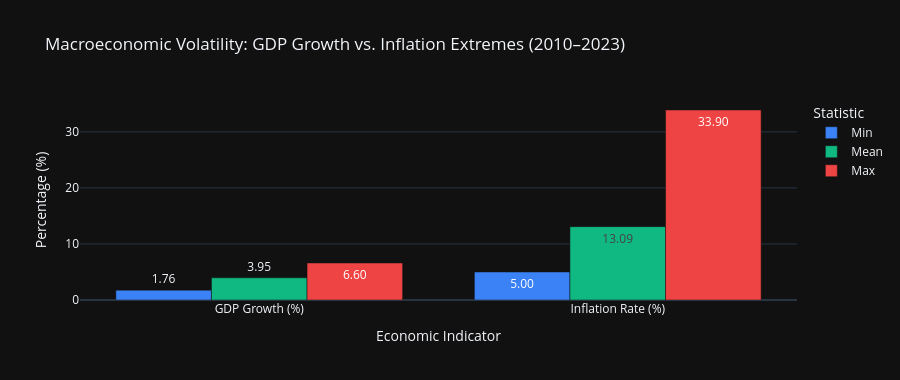

Notebook code cell kept with this figure:
### Markdown cell above
### 3.2 Macroeconomic Extremes: GDP Growth vs. Inflation Volatility
We evaluate the 14-year macroeconomic climate to contrast stable GDP growth against severe inflationary shocks.

### Code cell
# Macroeconomic descriptive summary
macro_summary = df.groupby('year').agg({'gdp_growth': 'mean', 'inflation': 'mean', 'pm2_5': 'mean'}).reset_index()
macro_stats = pd.DataFrame({
    'Metric': ['GDP Growth (%)', 'Inflation Rate (%)', 'PM2.5 Pollution (µg/m³)'],
    'Mean': [macro_summary['gdp_growth'].mean(), macro_summary['inflation'].mean(), macro_summary['pm2_5'].mean()],
    'Min': [macro_summary['gdp_growth'].min(), macro_summary['inflation'].min(), macro_summary['pm2_5'].min()],
    'Max': [macro_summary['gdp_growth'].max(), macro_summary['inflation'].max(), macro_summary['pm2_5'].max()],
    'Range (Volatility)': [macro_summary['gdp_growth'].max() - macro_summary['gdp_growth'].min(),
                           macro_summary['inflation'].max() - macro_summary['inflation'].min(),
                           macro_summary['pm2_5'].max() - macro_summary['pm2_5'].min()]
})

print("=== Macroeconomic & Environmental Extremes ===")
display(macro_stats.round(2))

# Graph: Bar chart comparing Min, Mean, and Max for GDP and Inflation
macro_melted = macro_stats.iloc[0:2].melt(id_vars=['Metric'], value_vars=['Min', 'Mean', 'Max'], var_name='Statistic', value_name='Percentage')
fig_macro = px.bar(macro_melted, x='Metric', y='Percentage', color='Statistic', barmode='group',
                   title="Macroeconomic Volatility: GDP Growth vs. Inflation Extremes (2010–2023)",
                   labels={'Percentage': 'Percentage (%)', 'Metric': 'Economic Indicator'},
                   color_discrete_sequence=["#3b82f6", "#10b981", "#ef4444"], text_auto='.2f')
fig_macro.update_layout(height=380)
fig_macro.show()

### Figure 1 — Plotly figure (JSON) as saved in the notebook; plotly's stock layout.template omitted (floating-point values rounded to 4 significant figures)
{"data": [{"alignmentgroup": "True", "hovertemplate": "Statistic=Min<br>Economic Indicator=%{x}<br>Percentage (%)=%{y}<extra></extra>", "legendgroup": "Min", "marker": {"color": "#3b82f6", "pattern": {"shape": ""}}, "name": "Min", "offsetgroup": "Min", "orientation": "v", "showlegend": true, "textposition": "auto", "texttemplate": "%{y:.2f}", "type": "bar", "x": ["GDP Growth (%)", "Inflation Rate (%)"], "xaxis": "x", "y": [1.76, 5.0], "yaxis": "y"}, {"alignmentgroup": "True", "hovertemplate": "Statistic=Mean<br>Economic Indicator=%{x}<br>Percentage (%)=%{y}<extra></extra>", "legendgroup": "Mean", "marker": {"color": "#10b981", "pattern": {"shape": ""}}, "name": "Mean", "offsetgroup": "Mean", "orientation": "v", "showlegend": true, "textposition": "auto", "texttemplate": "%{y:.2f}", "type": "bar", "x": ["GDP Growth (%)", "Inflation Rate (%)"], "xaxis": "x", "y": [3.954, 13.09], "yaxis": "y"}, {"alignmentgroup": "True", "hovertemplate": "Statistic=Max<br>Economic Indicator=%{x}<br>Percentage (%)=%{y}<extra></extra>", "legendgroup": "Max", "marker": {"color": "#ef4444", "pattern": {"shape": ""}}, "name": "Max", "offsetgroup": "Max", "orientation": "v", "showlegend": true, "textposition": "auto", "texttemplate": "%{y:.2f}", "type": "bar", "x": ["GDP Growth (%)", "Inflation Rate (%)"], "xaxis": "x", "y": [6.6, 33.9], "yaxis": "y"}], "layout": {"barmode": "group", "height": 380, "legend": {"title": {"text": "Statistic"}, "tracegroupgap": 0}, "title": {"text": "Macroeconomic Volatility: GDP Growth vs. Inflation Extremes (2010–2023)"}, "xaxis": {"anchor": "y", "domain": [0, 1], "title": {"text": "Economic Indicator"}}, "yaxis": {"anchor": "x", "domain": [0, 1], "title": {"text": "Percentage (%)"}}}}
